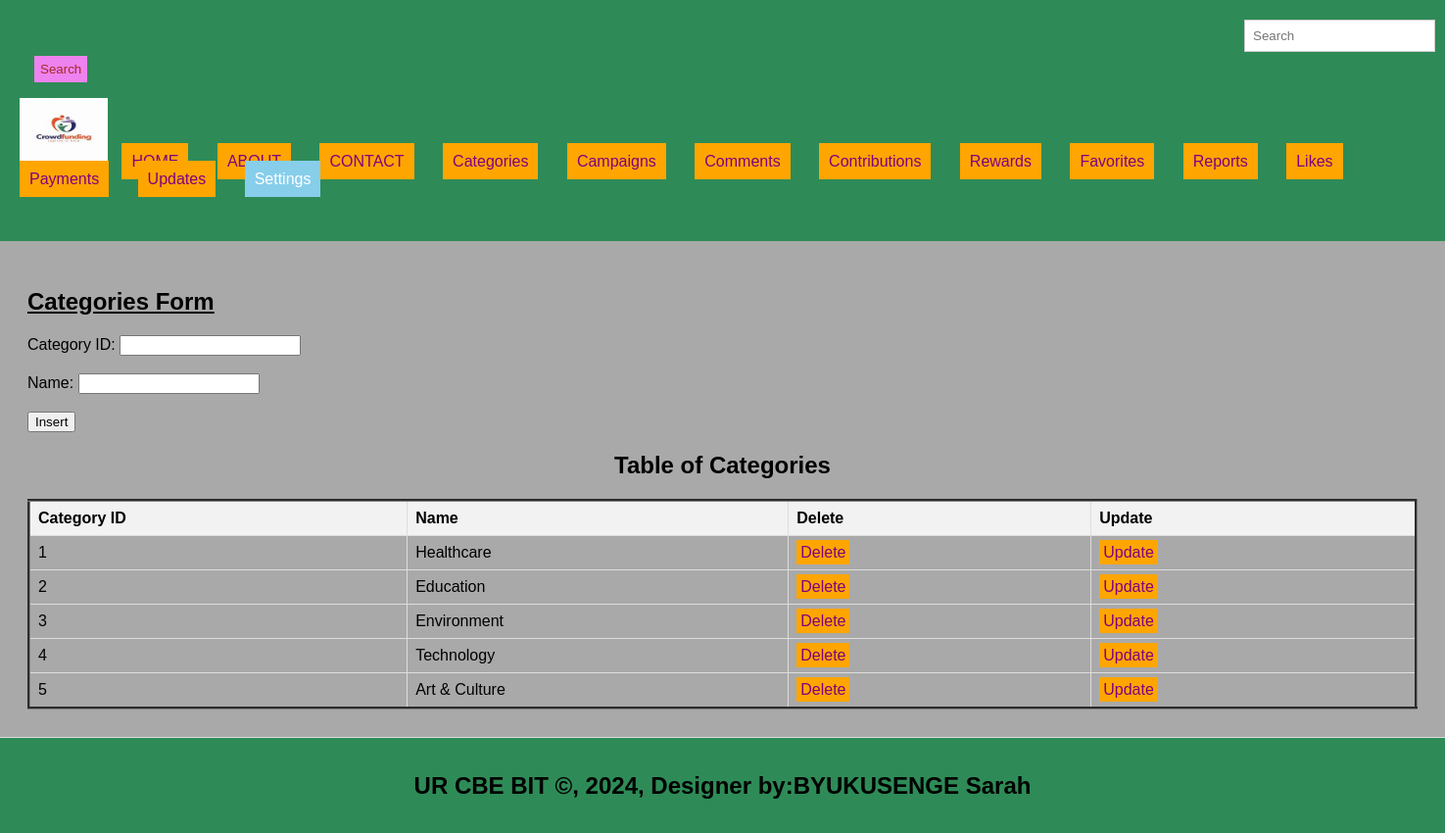
/categories.php, run on the app's committed database.
### tables this page shows
CREATE TABLE `categories` (
  `category_id` int(11) NOT NULL,
  `name` varchar(255) NOT NULL
);

### categories.php (the view, shortened to what this page needs)
<!DOCTYPE html>
<html lang="en">
<head>
  <link rel="stylesheet" type="text/css" href="style.css" title="style 1" media="screen, tv, projection, handheld, print"/>
  </head>
  <header>
<body bgcolor="darkgrey">
  <form method="GET" class="d-flex" role="search" action="search.php">
      <input class="form-control me-2" type="search" placeholder="Search" aria-label="Search" name="query">
      <button class="btn btn-outline-success" type="submit">Search</button>
    </form>
  <ul style="list-style-type: none; padding: 0;">
    <li style="display: inline; margin-right: 10px;">
    <img src="./image/logopictr.jpeg" width="90" height="70" alt="Logo">
  </li>
    <li style="display: inline; margin-right: 10px;"><a href="./home.html">HOME</a></li>
    <li style="display: inline; margin-right: 10px;"><a href="./about.html">ABOUT</a></li>
    <li style="display: inline; margin-right: 10px;"><a href="./contact.html">CONTACT</a></li>
    <li style="display: inline; margin-right: 10px;"><a href="./categories.php">Categories</a></li>
    <li style="display: inline; margin-right: 10px;"><a href="./campaigns.php">Campaigns</a></li>
    <li style="display: inline; margin-right: 10px;"><a href="./comments.php">Comments</a></li>
    <li style="display: inline; margin-right: 10px;"><a href="./contributions.php">Contributions</a></li>
    <li style="display: inline; margin-right: 10px;"><a href="./rewards.php">Rewards</a></li>
    <li style="display: inline; margin-right: 10px;"><a href="./favorites.php">Favorites</a></li>
    <li style="display: inline; margin-right: 10px;"><a href="./reports.php">Reports</a></li>
    <li style="display: inline; margin-right: 10px;"><a href="./likes.php">Likes</a></li>
    <li style="display: inline; margin-right: 10px;"><a href="./payments.php">Payments</a></li>
    <li style="display: inline; margin-right: 10px;"><a href="./updates.php">Updates</a></li>
    <li class="dropdown" style="display: inline; margin-right: 10px;">
      <a href="#" style="padding: 10px; color: white; background-color: skyblue; text-decoration: none; margin-right: 15px;">Settings</a>
    </li><br><br>
  </ul>
</header>
<section>
<h1><u> Categories Form </u></h1>
<form method="post" onsubmit="return confirmInsert();">
    <label for="category_id">Category ID:</label>
    <input type="number" id="category_id" name="category_id"><br><br>
    <label for="name">Name:</label>
    <input type="text" id="name" name="name" required><br><br>
    <input type="submit" name="add" value="Insert">
</form>
<!DOCTYPE html>
<html>
<head>
</head>
<body>
    <center><h2>Table of Categories</h2></center>
    <table border="3">
        <tr>
            <th>Category ID</th>
            <th>Name</th>
            <th>Delete</th>
            <th>Update</th>
        </tr>
        <?php
        include('db_connection.php');
        $sql = "SELECT * FROM categories";
        $result = $connection->query($sql);
        if ($result->num_rows > 0) {
            while ($row = $result->fetch_assoc()) {
                $category_id = $row['category_id'];
                echo "<tr>
                    <td>" . $row['category_id'] . "</td>
                    <td>" . $row['name'] . "</td>
                    <td><a style='padding:4px' href='delete_categories.php?category_id=$category_id'>Delete</a></td>
                    <td><a style='padding:4px' href='update_categories.php?category_id=$category_id'>Update</a></td>
                </tr>";
            }
        } else {
            echo "<tr><td colspan='2'>No data found</td></tr>";
        }
        ?>
    </table>
</body>
</section>
<footer>
  <center>
    <b><h2>UR CBE BIT &copy, 2024, Designer by:BYUKUSENGE Sarah</h2></b>
  </center>
</footer>
</body>
</html>

### style.css (style rules this page uses)
body { font-family: Arial, sans-serif; margin: 0; padding: 0; }
.form-control { padding: 8px; margin-left: 4px; border: 1px solid #ccc; }
.btn { padding: 6px; background-color: violet; color: brown; border: none; }
.dropdown { position: relative; display: inline; margin-right: 10px; }
body { font-family: Arial,sans-serif; margin:0; padding:0; }
header { background-color:seagreen; padding: 20px; }
.dropdown { position: right; display:right; direction:rtl; }
section { padding:28px; border-bottom: 1px solid #ddd; }
footer { text-align: center; padding: 15px; background-color:seagreen; }

### categories.php (style rules this page uses)
a { padding: 10px; color: green; background-color: orange; text-decoration: none; margin-right: 15px; }
a:link { color: purple; }
button.btn { margin-left: 15px; margin-top: 4px; }
input.form-control { margin-left: 1250px; padding: 8px; }
table { width: 100%; border-collapse: collapse; }
th, td { border: 1px solid #ddd; padding: 8px; text-align: left; }
th { background-color: #f2f2f2; }

### data on the page
categories: category_id "1", name "Healthcare"
categories: category_id "2", name "Education"
categories: category_id "3", name "Environment"
categories: category_id "4", name "Technology"
categories: category_id "5", name "Art & Culture"
